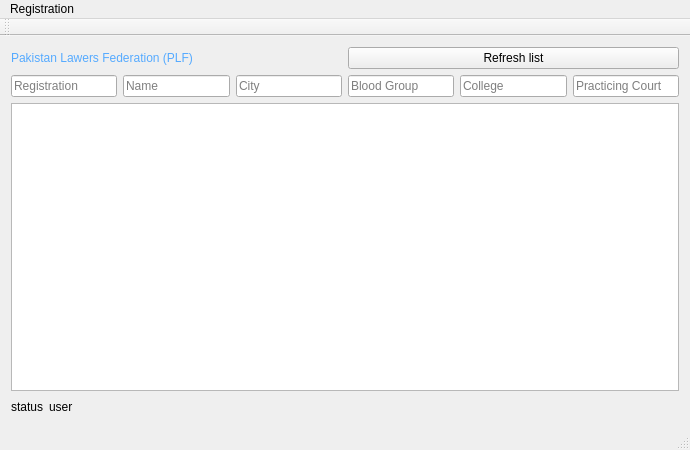
<?xml version="1.0" encoding="UTF-8"?>
<ui version="4.0">
 <class>MainWindow</class>
 <widget class="QMainWindow" name="MainWindow">
  <property name="geometry">
   <rect>
    <x>0</x>
    <y>0</y>
    <width>690</width>
    <height>450</height>
   </rect>
  </property>
  <property name="windowTitle">
   <string>MainWindow</string>
  </property>
  <widget class="QWidget" name="centralWidget">
   <layout class="QGridLayout" name="gridLayout">
    <item row="0" column="0">
     <layout class="QHBoxLayout" name="horizontalLayout_3">
      <item>
       <widget class="QLabel" name="title_label">
        <property name="styleSheet">
         <string notr="true">font: 75 16pt &quot;MS Shell Dlg 2&quot;;
color: rgb(85, 170, 255)</string>
        </property>
        <property name="text">
         <string>Pakistan Lawers Federation (PLF)</string>
        </property>
       </widget>
      </item>
      <item>
       <widget class="QPushButton" name="refresh_list_pushbutton">
        <property name="text">
         <string>Refresh list</string>
        </property>
       </widget>
      </item>
     </layout>
    </item>
    <item row="1" column="0">
     <layout class="QHBoxLayout" name="horizontalLayout_2">
      <item>
       <widget class="QLineEdit" name="registrationsearch_lineedit">
        <property name="placeholderText">
         <string>Registration</string>
        </property>
       </widget>
      </item>
      <item>
       <widget class="QLineEdit" name="namesearch_lineedit">
        <property name="placeholderText">
         <string>Name</string>
        </property>
       </widget>
      </item>
      <item>
       <widget class="QLineEdit" name="citysearch_lineedit">
        <property name="placeholderText">
         <string>City</string>
        </property>
       </widget>
      </item>
      <item>
       <widget class="QLineEdit" name="bloodgroupsearch_lineedit">
        <property name="placeholderText">
         <string>Blood Group</string>
        </property>
       </widget>
      </item>
      <item>
       <widget class="QLineEdit" name="collegesearch_lineedit">
        <property name="placeholderText">
         <string>College</string>
        </property>
       </widget>
      </item>
      <item>
       <widget class="QLineEdit" name="practicing_court_lineedit">
        <property name="placeholderText">
         <string>Practicing Court</string>
        </property>
       </widget>
      </item>
     </layout>
    </item>
    <item row="2" column="0">
     <widget class="QTableView" name="members_tableview">
      <property name="selectionMode">
       <enum>QAbstractItemView::SingleSelection</enum>
      </property>
      <property name="selectionBehavior">
       <enum>QAbstractItemView::SelectRows</enum>
      </property>
      <property name="sortingEnabled">
       <bool>true</bool>
      </property>
     </widget>
    </item>
    <item row="3" column="0">
     <layout class="QHBoxLayout" name="horizontalLayout">
      <item>
       <widget class="QLabel" name="status">
        <property name="text">
         <string>status</string>
        </property>
       </widget>
      </item>
      <item>
       <widget class="QLabel" name="user_label">
        <property name="text">
         <string>user</string>
        </property>
       </widget>
      </item>
      <item>
       <spacer name="horizontalSpacer">
        <property name="orientation">
         <enum>Qt::Horizontal</enum>
        </property>
        <property name="sizeHint" stdset="0">
         <size>
          <width>40</width>
          <height>20</height>
         </size>
        </property>
       </spacer>
      </item>
     </layout>
    </item>
   </layout>
  </widget>
  <widget class="QMenuBar" name="menuBar">
   <property name="geometry">
    <rect>
     <x>0</x>
     <y>0</y>
     <width>690</width>
     <height>21</height>
    </rect>
   </property>
   <widget class="QMenu" name="menuFile">
    <property name="title">
     <string>Registration</string>
    </property>
    <addaction name="actionAdd"/>
    <addaction name="actionUsers"/>
   </widget>
   <addaction name="menuFile"/>
  </widget>
  <widget class="QToolBar" name="mainToolBar">
   <attribute name="toolBarArea">
    <enum>TopToolBarArea</enum>
   </attribute>
   <attribute name="toolBarBreak">
    <bool>false</bool>
   </attribute>
  </widget>
  <widget class="QStatusBar" name="statusBar"/>
  <action name="actionAdd">
   <property name="text">
    <string>Add Member</string>
   </property>
  </action>
  <action name="actionBy_Name">
   <property name="text">
    <string>By Name</string>
   </property>
  </action>
  <action name="actionBy_Blood_Group">
   <property name="text">
    <string>By Blood Group</string>
   </property>
  </action>
  <action name="actionBy_Registration_Number">
   <property name="text">
    <string>By Registration Number</string>
   </property>
  </action>
  <action name="actionBy_City">
   <property name="text">
    <string>By City</string>
   </property>
  </action>
  <action name="actionBy_Session_year">
   <property name="text">
    <string>By Session year</string>
   </property>
  </action>
  <action name="actionUsers">
   <property name="text">
    <string>Users</string>
   </property>
  </action>
 </widget>
 <layoutdefault spacing="6" margin="11"/>
 <resources/>
 <connections/>
</ui>
